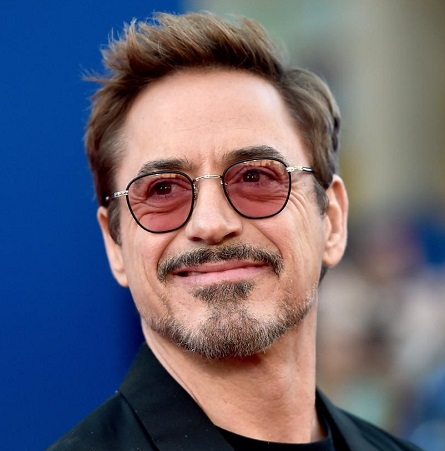
#> input picture task_2/rdj.jpg, 445 x 451 px
$ python A2_solution.py
#> lines starting #> are read from the running program, lines starting #| are printed output that depends on the picture; after the words box and inside, x2 and y2 are one past the last pixel; in counts of white or black regions, pixels touching at a corner belong together
import cv2

image=cv2.imread("./rdj.jpg")
#> image is the input picture: shape (451, 445, 3); mean B, G, R 116.3, 101.6, 104.6
print("Image array dimension: ",image.shape)
#| Image array dimension:  (451, 445, 3)

newImage=image[:400,:400]
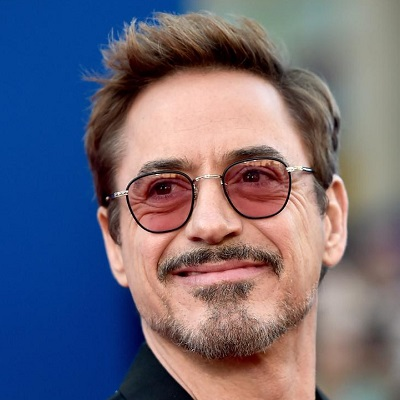
#> newImage: shape (400, 400, 3); mean B, G, R 121.1, 105.2, 110.2
c=0
while True:
    for i in range(0,400,100):
        for j in range(0,400,100):
            if c%2==0:
                newImage[i:i+100,j:j+100]=(0,0,0)
            else:
                newImage[i:i+100,j:j+100]=(255,255,255)
            c=c+1
        c=c+1
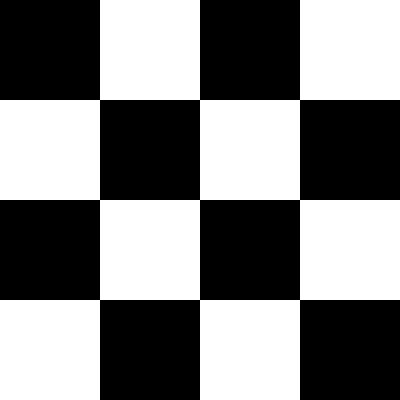
#> newImage: shape (400, 400, 3); 50% white; 1 white region, box (x1, y1, x2, y2) and area: (0, 0, 400, 400) 80000
    cv2.imshow("Image",newImage)
    if cv2.waitKey(1000) & 0xff==ord('q'):
#> (key q is pressed here)
        break
    c=c+1

cv2.destroyAllWindows()
